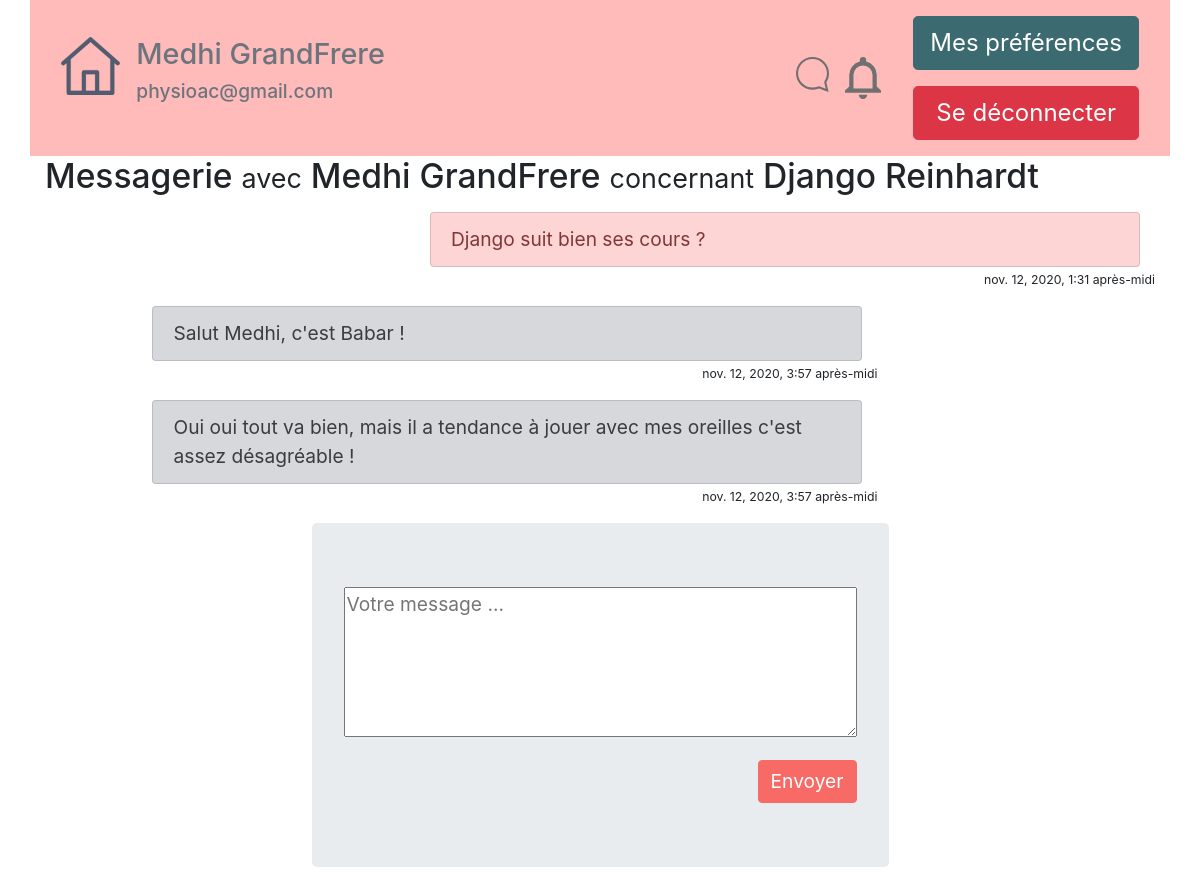
/messagerieII/MessageAboutTo/1/22/ (signed in), run on an earlier commit of the app's database.
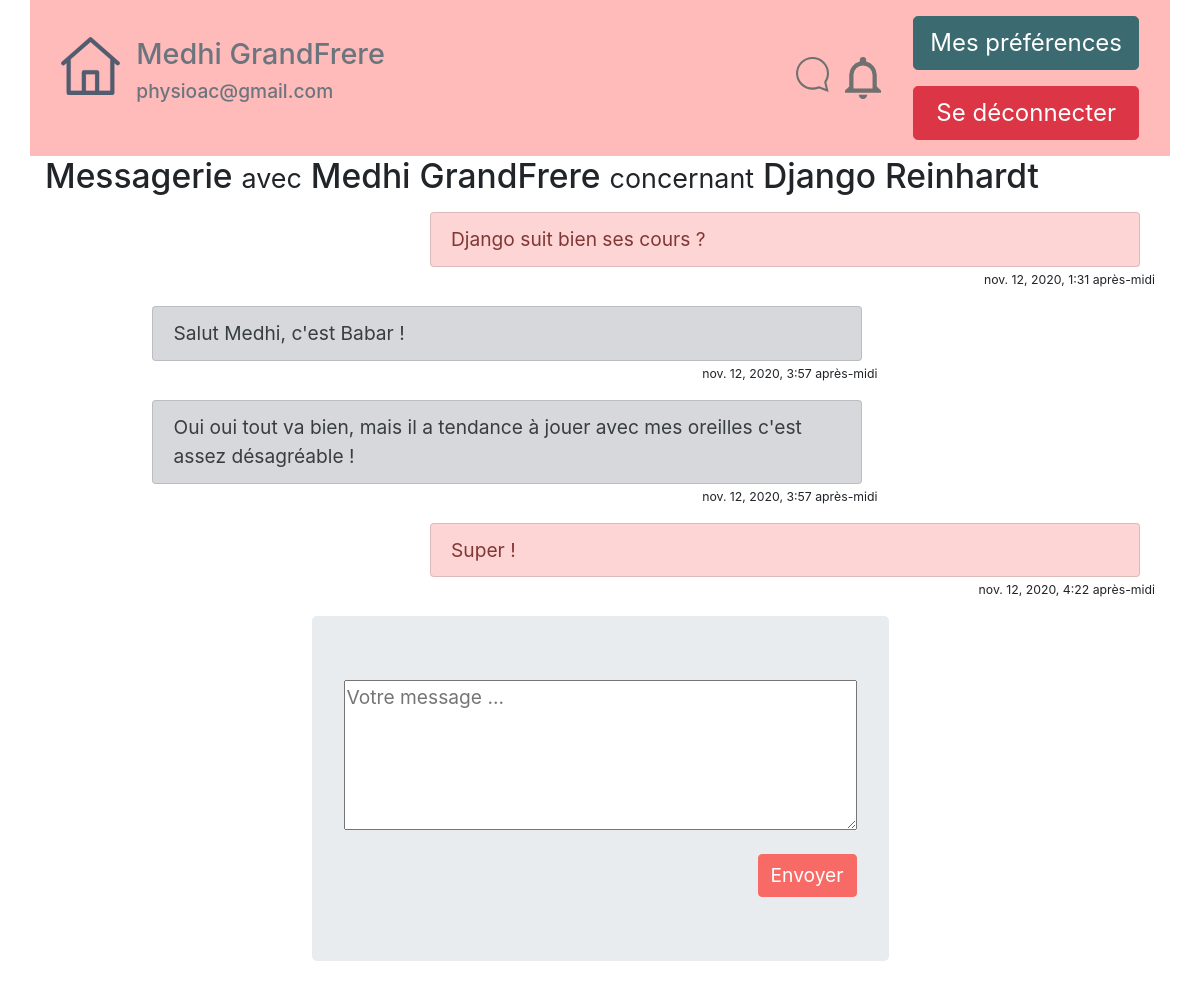
And on a later commit of the database.
### messagerie/models.py (models this page shows, shortened)
class MessagePersoAT(models.Model):
    titre = models.CharField(max_length=100, default="")
    auteurID = models.CharField(max_length=6)
    AttachedChildNotebookID = models.CharField(max_length=7)
    receiverID = models.CharField(max_length=6, default="0")
    contenu = models.TextField(null=True, verbose_name="")
    date = models.DateTimeField(default=timezone.now,
                                verbose_name="Date d'envoi'")
    validated=models.BooleanField(default=True) #is the message validated to appear?
    read=models.BooleanField(default=False) #is the message read by receiver ?
    class Meta:
        verbose_name = "Message Privé"
        ordering = ['date']

### messagerie/views.py (the view)
# urls.py: path('MessageAboutTo/<id_carnet>/<id_correspondant>/', views.messageAboutTo, name="MessageAboutTo")
def messageAboutTo(request, id_carnet, id_correspondant):
    ContactSel = User.objects.get(id=id_correspondant)
    listeMessagesAT = list_AT_messages(request, id_carnet, id_correspondant)
    form = MessagePersoATForm(request.POST or None)
    premodel = MessagePersoAT(auteurID=request.user.pk, AttachedChildNotebookID=id_carnet, receiverID=id_correspondant)
    form = MessagePersoATForm(request.POST or None, instance=premodel)
    carnet = get_object_or_404(ChildSNotebook, id=id_carnet)
    if form.is_valid():
        print("Message Envoyé")
        envoi = True
        form.save()
    return render(request, 'messagerie/messageAboutTo.html', locals())

### messagerie/forms.py
class MessagePersoATForm(forms.ModelForm):
    class Meta :
        model = MessagePersoAT
        fields = ('contenu',)
        widgets = {
          'contenu': Textarea(attrs={'rows':5, 'cols':40, 'placeholder':"Votre message ..."}),
        }

### messagerie/modulesATComplementaires.py (called while the page is built)
def list_AT_messages(request, id_carnet, id_correspondant):
    QueryMessagesFiltred = MessagePersoAT.objects.filter(AttachedChildNotebookID=id_carnet)
    ListMessagesFiltred = []
    for MessageATFiltred in QueryMessagesFiltred:
        if id_correspondant != MessageATFiltred.auteurID and id_correspondant != MessageATFiltred.receiverID:
            continue
        if request.user.pk != int(MessageATFiltred.auteurID) and request.user.pk != int(MessageATFiltred.receiverID):
            continue
        if int(MessageATFiltred.auteurID) == int(request.user.pk):
            MessageATFiltred.isAuteur = True
        else:
            MessageATFiltred.isAuteur = False
        ListMessagesFiltred.append(MessageATFiltred)
    return ListMessagesFiltred

### messagerie/templates/messagerie/messageAboutTo.html (shortened to what this page needs)
{% extends "tablecom/base.html" %}
{% block content %}
<div class="container">
    <H3>Messagerie <small>avec</small> {{ ContactSel.first_name }} {{ ContactSel.last_name }} <small>concernant</small> {{ carnet.name }} {{ carnet.forename}}</H3>
{% for message in listeMessagesAT %}
<p>
  {% if message.isAuteur %}
 <div class="container">
  <div class="row">
    <div class="col-sm-4"></div>
    <div class="col-sm-8">
      <ul class="list-group">
        <li class="list-group-item list-group-item-primary">
            <div class="d-flex justify-content-between">
                <div>{{ message.contenu }}</div>
            </div>
        </li>
      </ul>
        <div class="row justify-content-end"><small><small>{{ message.date }}</small></small></div>
    </div>
  </div>
  </div>
  {% else %}
  <div class="container">
  <div class="row">
        <div class="col-sm-1"></div>
    <div class="col-sm-8">
      <ul class="list-group">
        <li class="list-group-item list-group-item-secondary">
            <div class="d-flex justify-content-between">
                <div>{{ message.contenu }}</div>
            </div>
        </li>
      </ul>
        <div class="row justify-content-end"><small><small>{{ message.date }}</small></small></div>
    </div>
    <div class="col-sm-3"></div>
  </div>
  </div>
</p>
  {% endif %}
{% empty %}
    <p>Vous n'avez encore échangé aucun message</p>
        {% endfor %}
<p>
{% if envoi %}Message envoyé !
     <meta http-equiv="REFRESH" content="0;url=">
{% else %}
    <div class="d-flex justify-content-center">
    <div class="jumbotron">
<form method="post" action="">
  {{ form.as_p }}
     <div class="d-flex justify-content-end">
    <input type="submit" class="btn btn-primary " value="Envoyer" /></div>
</form>
        </div>
{% endif %}
  </p>
</div>
{% endblock %}

What changed in the data, as far as the page shows it:
added MessagePersoAT: contenu "Super !", date "nov. 12, 2020, 4:22 après-midi"
